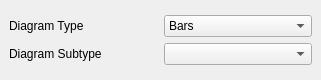
<ui version="4.0" >
 <class>KDChartDiagramPropertiesWidget</class>
 <widget class="QWidget" name="KDChartDiagramPropertiesWidget" >
  <property name="geometry" >
   <rect>
    <x>0</x>
    <y>0</y>
    <width>321</width>
    <height>80</height>
   </rect>
  </property>
  <property name="windowTitle" >
   <string>Diagram Properties</string>
  </property>
  <layout class="QGridLayout" >
   <property name="margin" >
    <number>9</number>
   </property>
   <property name="spacing" >
    <number>6</number>
   </property>
   <item row="0" column="0" >
    <layout class="QHBoxLayout" >
     <property name="margin" >
      <number>0</number>
     </property>
     <property name="spacing" >
      <number>6</number>
     </property>
     <item>
      <layout class="QVBoxLayout" >
       <property name="margin" >
        <number>0</number>
       </property>
       <property name="spacing" >
        <number>6</number>
       </property>
       <item>
        <widget class="QLabel" name="mTypeLabel" >
         <property name="text" >
          <string>Diagram Type</string>
         </property>
        </widget>
       </item>
       <item>
        <widget class="QLabel" name="mSubTypeLabel" >
         <property name="text" >
          <string>Diagram Subtype</string>
         </property>
        </widget>
       </item>
      </layout>
     </item>
     <item>
      <layout class="QVBoxLayout" >
       <property name="margin" >
        <number>0</number>
       </property>
       <property name="spacing" >
        <number>6</number>
       </property>
       <item>
        <widget class="QComboBox" name="mTypeCombo" >
         <item>
          <property name="text" >
           <string>Bars</string>
          </property>
         </item>
         <item>
          <property name="text" >
           <string>Lines</string>
          </property>
         </item>
         <item>
          <property name="text" >
           <string>Pie</string>
          </property>
         </item>
        </widget>
       </item>
       <item>
        <widget class="QComboBox" name="mSubTypeCombo" />
       </item>
      </layout>
     </item>
    </layout>
   </item>
  </layout>
 </widget>
 <resources/>
 <connections/>
</ui>
